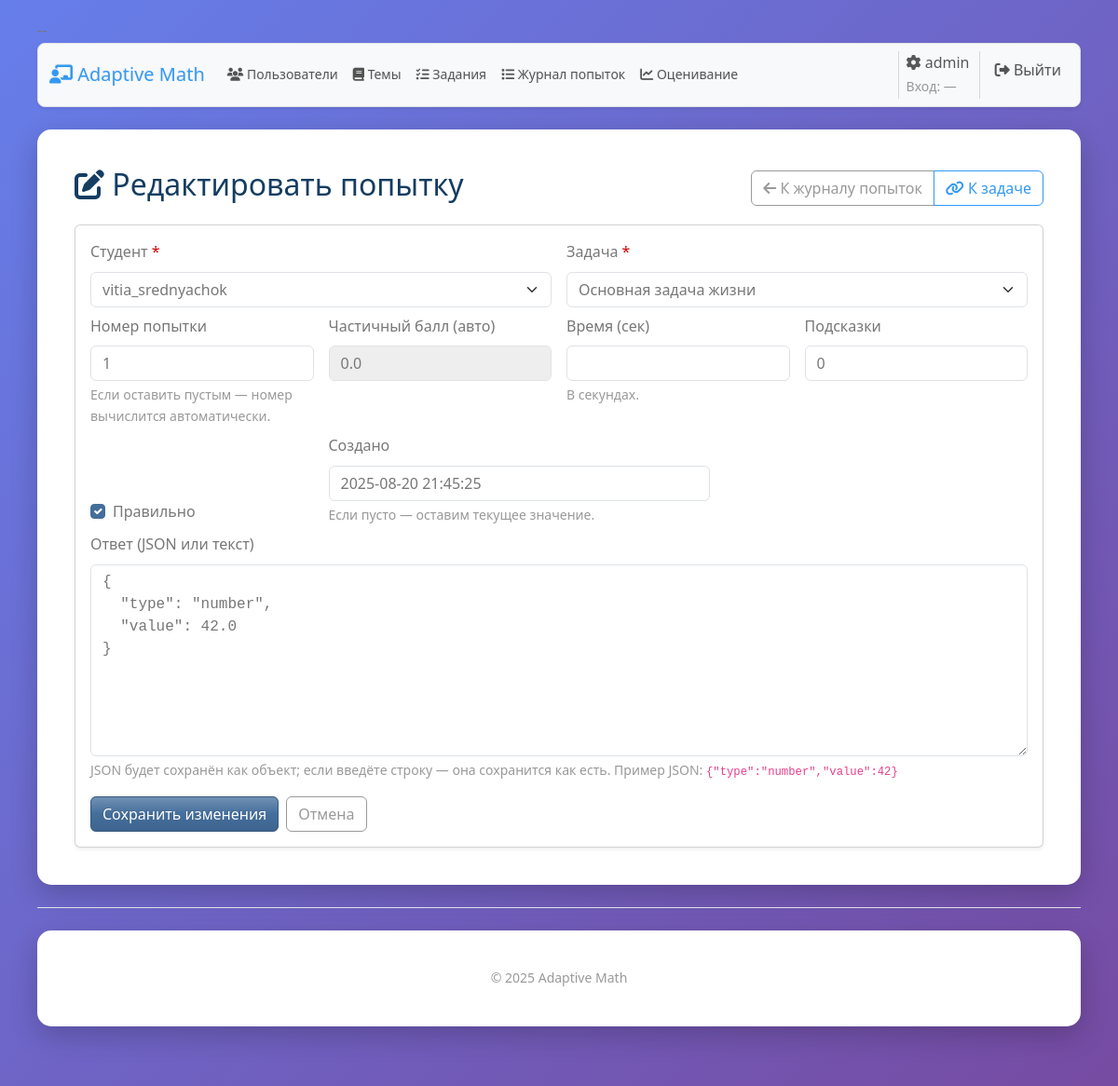
The page /admin/attempts/242/edit (signed in) on the database its author committed.
### models.py (models this page shows, shortened)
class User(UserMixin, db.Model):
    __tablename__ = 'users'
    id = db.Column(db.Integer, primary_key=True)
    username = db.Column(db.String(80), unique=True, nullable=False)
    email = db.Column(db.String(120), unique=True, nullable=False)
    password_hash = db.Column(db.String(255), nullable=False)
    role = db.Column(db.String(20), nullable=False, default='student')  # 'student' или 'teacher'
    first_name = db.Column(db.String(50))
    last_name = db.Column(db.String(50))
    created_at = db.Column(db.DateTime, default=datetime.utcnow)
    last_login = db.Column(db.DateTime)
    is_active = db.Column(db.Boolean, default=True)
    task_attempts = db.relationship(
        'TaskAttempt',
        back_populates='user',
        cascade='all, delete-orphan',  # удаляем попытки вместе с пользователем
        passive_deletes=True,          # уважать ondelete='CASCADE' на уровне БД
        lazy='selectin'                # удобно: можно len(), не нужно .all()
    )
    evaluation_logs = db.relationship(
        'StudentEvaluationLog',
        back_populates='user',
        cascade='all, delete-orphan',
        passive_deletes=True,
        lazy='selectin'
    )
    topic_progress = db.relationship(
        'StudentTopicProgress',
        back_populates='user',
        cascade='all, delete-orphan',
        passive_deletes=True,
        lazy='selectin'
    )
    created_tasks = db.relationship('MathTask', backref='creator', lazy='dynamic')
    def get_full_name(self):
        if self.first_name and self.last_name:
            return f"{self.first_name} {self.last_name}"
        return self.username

class TaskAttempt(db.Model):
    __tablename__ = 'task_attempts'
    id = db.Column(db.Integer, primary_key=True)
    user_id = db.Column(
        db.Integer,
        db.ForeignKey('users.id', ondelete='CASCADE'),
        nullable=False
    )
    task_id = db.Column(
        db.Integer,
        db.ForeignKey('math_tasks.id', ondelete='CASCADE'),
        nullable=False
    )
    user_answer = db.Column(db.JSON)                        # JSON с ответом пользователя
    is_correct = db.Column(db.Boolean, nullable=False)      # Полностью правильно
    partial_score = db.Column(db.Float, default=0)          # Частичный балл (0-1)
    component_scores = db.Column(db.JSON)                   # Баллы по компонентам
    time_spent = db.Column(db.Integer)                      # Время в секундах
    hints_used = db.Column(db.Integer, default=0)
    attempt_number = db.Column(db.Integer, default=1)
    created_at = db.Column(db.DateTime, default=datetime.utcnow)
    user = db.relationship('User', back_populates='task_attempts')
    task = db.relationship('MathTask', back_populates='attempts')
    __table_args__ = (
        db.Index('ix_attempts_user_created', 'user_id', 'created_at'),
        db.Index('ix_attempts_task_created', 'task_id', 'created_at'),
    )

### blueprints/admin/routes.py (the view, shortened to what this page needs)
@admin_bp.route('/attempts/<int:attempt_id>/edit', methods=['GET', 'POST'])
@login_required
def edit_attempt(attempt_id):
    if getattr(current_user, 'role', None) not in ('admin', 'teacher'):
        from flask import abort
        abort(403)
    att = db.session.get(TaskAttempt, attempt_id)
    if att is None:
        from flask import abort
        abort(404)
    form = EditAttemptForm(obj=att)
    form.user_id.choices = [(u.id, u.username) for u in User.query.order_by(User.username.asc()).all()]
    form.task_id.choices = [(t.id, t.title) for t in MathTask.query.order_by(MathTask.title.asc()).all()]
    can_edit = (getattr(current_user, 'role', None) == 'admin')
    if isinstance(att.user_answer, (dict, list)) and not form.is_submitted():
        form.user_answer.data = json.dumps(att.user_answer, ensure_ascii=False, indent=2)
    return render_template('admin/edit_attempt.html', form=form, attempt=att, can_edit=can_edit, active_tab='attempts')

### blueprints/admin/forms.py
class EditAttemptForm(AttemptForm):
    submit = SubmitField("Сохранить изменения")

### templates/admin/edit_attempt.html (shortened to what this page needs)
{% extends "admin/base_admin.html" %}
{% block admin_content %}
  <div class="d-flex justify-content-between align-items-center mb-3">
    <h2 class="text-info-emphasis"><i class="fas fa-edit"></i> Редактировать попытку</h2>
    <div class="btn-group">
      <a class="btn btn-outline-secondary" href="{{ url_for('admin.attempts') }}">
        <i class="fas fa-arrow-left"></i> К журналу попыток
      </a>
      <a class="btn btn-outline-info" href="{{ url_for('admin.edit_task', task_id=form.task_id.data or (attempt.task_id if attempt else None)) }}">
        <i class="fas fa-link"></i> К задаче
      </a>
    </div>
  </div>
  <div class="card shadow-sm">
    <div class="card-body">
      <form method="post" action="{{ url_for('admin.edit_attempt', attempt_id=attempt.id) }}">
        <fieldset {% if not can_edit %}disabled{% endif %}>
          <div class="row g-3 mb-2">
            <div class="col-lg-6">
              <label for="{{ form.user_id.id }}" class="form-label">{{ form.user_id.label.text }} <span class="text-danger">*</span></label>
              {{ form.user_id(class="form-select" + (" is-invalid" if form.user_id.errors else "")) }}
            </div>
            <div class="col-lg-6">
              <label for="{{ form.task_id.id }}" class="form-label">{{ form.task_id.label.text }} <span class="text-danger">*</span></label>
              {{ form.task_id(class="form-select" + (" is-invalid" if form.task_id.errors else "")) }}
            </div>
          </div>
          <div class="row g-3 mb-2">
            <div class="col-sm-4 col-md-3">
              <label for="{{ form.attempt_number.id }}" class="form-label">{{ form.attempt_number.label.text }}</label>
              {{ form.attempt_number(class="form-control" + (" is-invalid" if form.attempt_number.errors else "")) }}
              <div class="form-text">Если оставить пустым — номер вычислится автоматически.</div>
            </div>
            <div class="col-sm-4 col-md-3">
              <label for="{{ form.partial_score.id }}" class="form-label">{{ form.partial_score.label.text }}</label>
              {{ form.partial_score(class="form-control" + (" is-invalid" if form.partial_score.errors else "")) }}
            </div>
            <div class="col-sm-4 col-md-3">
              <label for="{{ form.time_spent.id }}" class="form-label">{{ form.time_spent.label.text }}</label>
              {{ form.time_spent(class="form-control" + (" is-invalid" if form.time_spent.errors else "")) }}
              <div class="form-text">В секундах.</div>
            </div>
            <div class="col-sm-4 col-md-3">
              <label for="{{ form.hints_used.id }}" class="form-label">{{ form.hints_used.label.text }}</label>
              {{ form.hints_used(class="form-control" + (" is-invalid" if form.hints_used.errors else "")) }}
            </div>
          </div>
          <div class="row g-3 mb-2">
            <div class="col-sm-4 col-md-3 d-flex align-items-end">
              <div class="form-check">
                {{ form.is_correct(class="form-check-input") }}
                <label for="{{ form.is_correct.id }}" class="form-check-label">{{ form.is_correct.label.text }}</label>
              </div>
            </div>
            <div class="col-sm-8 col-md-5">
              <label for="{{ form.created_at.id }}" class="form-label">{{ form.created_at.label.text }}</label>
              {{ form.created_at(class="form-control" + (" is-invalid" if form.created_at.errors else ""), placeholder="YYYY-MM-DD HH:MM:SS") }}
              <div class="form-text">Если пусто — оставим текущее значение.</div>
            </div>
          </div>
          <div class="mb-3">
            <label for="{{ form.user_answer.id }}" class="form-label">{{ form.user_answer.label.text }}</label>
            {{ form.user_answer(rows=8, class="form-control font-monospace" + (" is-invalid" if form.user_answer.errors else "")) }}
            <div class="form-text">
              JSON будет сохранён как объект; если введёте строку — она сохранится как есть. Пример JSON: <code>{"type":"number","value":42}</code>
            </div>
          </div>
        </fieldset>
        <div class="d-flex gap-2">
          {% if can_edit %}
            {{ form.submit(class="btn btn-primary") }}
          {% else %}
            <button type="button" class="btn btn-secondary" disabled>Сохранение недоступно</button>
          {% endif %}
          <a class="btn btn-outline-secondary" href="{{ url_for('admin.attempts') }}">Отмена</a>
        </div>
      </form>
    </div>
  </div>
{% endblock %}

### templates/shared/base.html (shortened to what this page needs)
<!DOCTYPE html>
<html lang="ru">
<head>
    <link rel="stylesheet" href="{{ url_for('static', filename='css/bootstrap-spacelab.css') }}">
    <link rel="stylesheet" type="text/css" href="{{ url_for('static', filename='css/style.css') }}">
    <link rel="stylesheet"
        href="https://cdnjs.cloudflare.com/ajax/libs/font-awesome/6.5.2/css/all.min.css"
>
</head>
<body class="bg-light">
    <nav class="navbar navbar-expand-lg bg-body-tertiary rounded-3 shadow-sm border bg-white">
        <div class="container-fluid">
        <a class="navbar-brand" href="{{ url_for('main.dashboard') }}"><i class="fas fa-chalkboard-teacher"></i> Adaptive Math</a>
        <div id="mainNav" class="collapse navbar-collapse">
            {% if current_user.is_authenticated %}
            <ul class="navbar-nav me-auto small">
                {% block nav_items %}{% endblock %}
            </ul>
            {% endif %}
            <ul class="navbar-nav ms-auto">
                {% if current_user.is_authenticated %}
                    <li class="nav-item">
                        <span class="navbar-text me-3">
                            {% if current_user.role == 'admin' %}<i class="fas fa-cog"></i>
                            {% elif current_user.role == 'teacher' %}<i class="fas fa-chalkboard-teacher"></i>
                            {% elif current_user.role == 'student' %}<i class="fas fa-user-graduate"></i>
                            {% else %}<i class="fas fa-user"></i>
                            {% endif %}
                            {{ current_user.get_full_name() }}
                            <br>
                            {% if current_user.last_login %}
                                <small class="text-info">Вход: {{ current_user.last_login.strftime('%d.%m.%Y %H:%M') }}</small>
                            {% else %}
                                <small class="text-muted">Вход: —</small>
                            {% endif %}
                        </span>
                    </li>
                    <li class="nav-item"><a class="nav-link" href="{{ url_for('auth.logout') }}"><i class="fas fa-sign-out-alt"></i> Выйти</a></li>
                {% else %}
                    <li class="nav-item"><a class="nav-link" href="{{ url_for('auth.login') }}"><i class="fas fa-sign-in-alt"></i> Войти</a></li>
                {% endif %}
            </ul>
        </div>
        </div>
    </nav>
    <main class="container my-4">
        {% block content %}{% endblock %}
    </main>
    <footer class="py-4 border-top">
        <div class="container text-center text-muted small">
          © {{ 2025 }} Adaptive Math
        </div>
      </footer>
</body>
</html>

### static/css/style.css (style rules this page uses)
body { font-family: 'Segoe UI', Tahoma, Geneva, Verdana, sans-serif; max-width: min(1200px, 95%); margin: 0 auto; padding: 20px 10px; background: linear-gradient(135deg, #667eea 0%, #764ba2 100%); min-height: 100vh; line-height: 1.6; }
.container { background: white; padding: 40px; border-radius: 15px; box-shadow: 0 10px 30px rgba(0,0,0,0.2); margin: 0 auto 20px; width: 100%; box-sizing: border-box; }

### rows shown on the page
User: get_full_name "admin"
TaskAttempt: user_id "vitia_srednyachok", task_id "Основная задача жизни", attempt_number "1", partial_score "0.0", hints_used "0", is_correct "☑", created_at "2025-08-20 21:45:25", user_answer "{ \"type\": \"number\", \"value\": 42.0 }"

### other values the page prints
{{ 2025 }} "2025"
